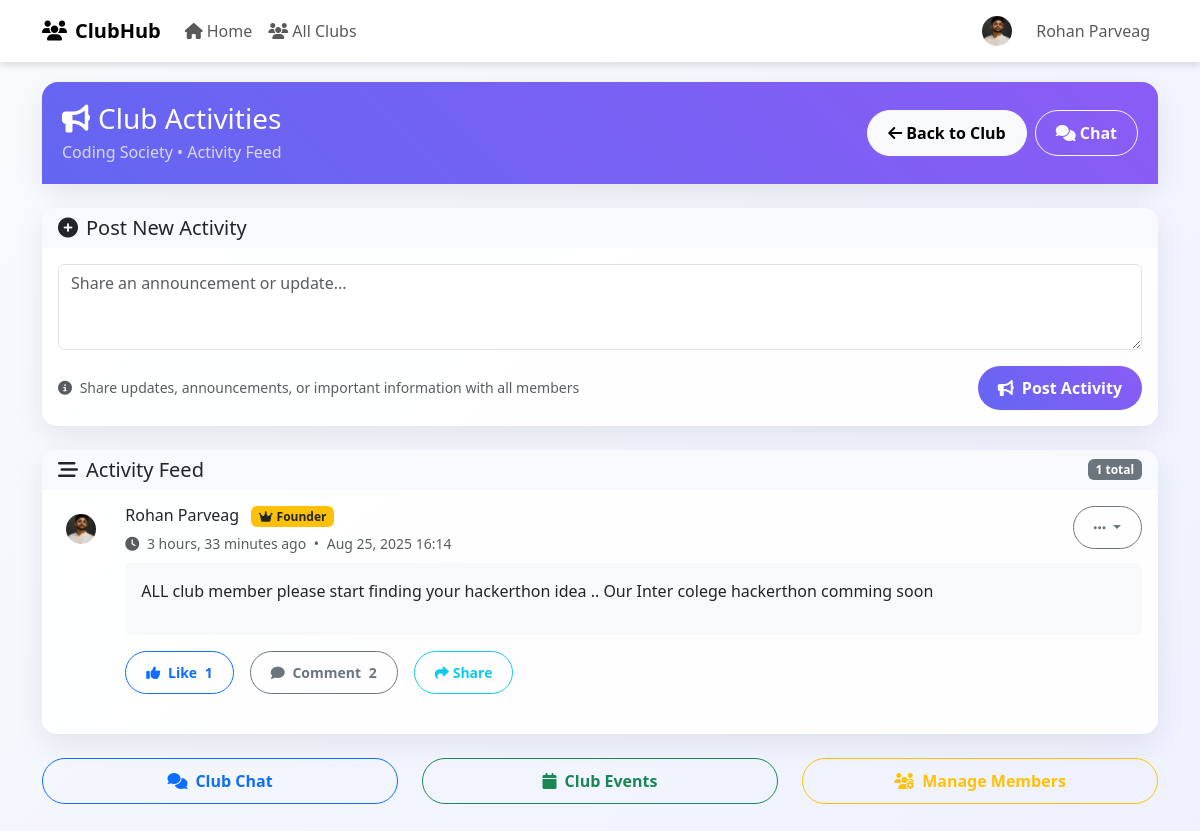
/clubs/EED2BA6D/activities/ (signed in), run on the app's committed database.
### account/models.py (models this page shows, shortened)
class User(AbstractUser):
    ROLE_CHOICES = [
        ('admin', 'Admin'),
        ('management', 'Management'),
        ('hod', 'Head of Department'),
        ('teacher', 'Teacher'),
        ('student', 'Student'),
    ]
    role = models.CharField(max_length=20, choices=ROLE_CHOICES)
    department = models.ForeignKey(Department, on_delete=models.SET_NULL, null=True, blank=True)
    semester = models.ForeignKey(Semester, on_delete=models.SET_NULL, null=True, blank=True)
    accessible_batches = models.ManyToManyField(Semester, blank=True, related_name="teachers")

### student/models.py (models this page shows, shortened)
class Student(models.Model):
    user = models.OneToOneField(
        settings.AUTH_USER_MODEL,
        on_delete=models.CASCADE,
        related_name="student_profile"
    )
    profile_image = models.ImageField(
        upload_to="student_profiles/",
        default='student_profiles/default_image.jpg',
    )
    phone_number = models.CharField(max_length=15, blank=True, null=True)
    session = models.CharField(max_length=20, blank=True, null=True)
    aap_id = models.CharField(max_length=50, blank=True, null=True)
    registration_number = models.CharField(max_length=50, blank=True, null=True)
    roll_no = models.CharField(max_length=20, blank=True, null=True)
    address = models.TextField(blank=True, null=True)

### club/models.py (models this page shows, shortened)
class Club(models.Model):
    name = models.CharField(max_length=255)
    unique_id = models.CharField(max_length=12, unique=True, editable=False)  # invite code
    description = models.TextField(blank=True, null=True)
    created_by = models.ForeignKey(User, on_delete=models.CASCADE, related_name="clubs_created")
    created_at = models.DateTimeField(auto_now_add=True)

class ClubActivity(models.Model):
    club = models.ForeignKey(Club, on_delete=models.CASCADE, related_name="activities")
    created_by = models.ForeignKey(User, on_delete=models.CASCADE, related_name="activities")
    content = models.TextField()
    created_at = models.DateTimeField(auto_now_add=True)
    class Meta:
        ordering = ["-created_at"]

### club/views.py (the view, shortened to what this page needs)
# urls.py: path("<str:unique_id>/activities/", views.club_activities, name="club_activities"),
@login_required
def club_activities(request, unique_id):
    club = get_object_or_404(Club, unique_id=unique_id)
    membership = ClubMember.objects.filter(club=club, user=request.user, status="active").first()
    if not membership:
        messages.error(request, "🚫 You must be a member to view activities.")
        return redirect("club:club_detail", unique_id=unique_id)
    activities = ClubActivity.objects.filter(club=club).order_by('-created_at')
    activity_form = ActivityForm()
    is_admin = membership.role in ["owner", "admin", "moderator"]
    return render(request, "club/activities.html", {
        "club": club,
        "activities": activities,
        "form": activity_form,
        "is_admin": is_admin,
        "membership": membership
    })

### club/views.py
class ActivityForm(forms.ModelForm):
    class Meta:
        model = ClubActivity
        fields = ['content']
        widgets = {
            'content': forms.Textarea(attrs={
                'class': 'form-control',
                'rows': 3,
                'placeholder': 'Share an announcement or update...'
            })
        }

### account/context_processors.py (called while the page is built)
def profile_context(request):
    if request.user.is_authenticated and hasattr(request.user, "teacherprofile"):
        return {"profile": request.user.teacherprofile}
    return {}

### shop/context_processors.py (called while the page is built)
def shop_counts(request):
    if not request.user.is_authenticated:
        return {}
    cart_count = CartItem.objects.filter(user=request.user).count()
    seller_pending_count = Order.objects.filter(
        product__seller=request.user,
        status='REQUESTED'
    ).count()
    total_count = cart_count + seller_pending_count
    return {
        'cart_count': cart_count,
        'seller_pending_count': seller_pending_count,
        'shop_total_count': total_count,
    }

### templates/club/activities.html (shortened to what this page needs)
{% extends "club_base.html" %}
{% block content %}
<div class="row">
    <div class="col-12">
        <div class="card mb-4">
            <div class="club-header">
                <div class="d-flex justify-content-between align-items-center">
                    <div>
                        <h3 class="mb-1">
                            <i class="fas fa-bullhorn me-2"></i>Club Activities
                        </h3>
                        <p class="mb-0 opacity-75">{{ club.name }} • Activity Feed</p>
                    </div>
                    <div class="d-flex gap-2">
                        <a href="{% url 'club:club_detail' club.unique_id %}" class="btn btn-light">
                            <i class="fas fa-arrow-left me-1"></i>Back to Club
                        </a>
                        <a href="{% url 'club:club_chat' club.unique_id %}" class="btn btn-outline-light">
                            <i class="fas fa-comments me-1"></i>Chat
                        </a>
                    </div>
                </div>
            </div>
        </div>
        <div class="row">
            {% if is_admin %}
            <div class="col-12 mb-4">
                <div class="card">
                    <div class="card-header">
                        <h5 class="mb-0">
                            <i class="fas fa-plus-circle me-2"></i>Post New Activity
                        </h5>
                    </div>
                    <div class="card-body">
                        <form method="post">
                            <div class="mb-3">
                                {{ form.content }}
                            </div>
                            <div class="d-flex justify-content-between align-items-center">
                                <small class="text-muted">
                                    <i class="fas fa-info-circle me-1"></i>
                                    Share updates, announcements, or important information with all members
                                </small>
                                <button type="submit" class="btn btn-primary">
                                    <i class="fas fa-bullhorn me-2"></i>Post Activity
                                </button>
                            </div>
                        </form>
                    </div>
                </div>
            </div>
            {% endif %}
            <div class="col-12">
                <div class="card">
                    <div class="card-header d-flex justify-content-between align-items-center">
                        <h5 class="mb-0">
                            <i class="fas fa-stream me-2"></i>Activity Feed
                        </h5>
                        <span class="badge bg-secondary">{{ activities|length }} total</span>
                    </div>
                    <div class="card-body">
                        {% for activity in activities %}
                        <div class="activity-item d-flex mb-4 {% if not forloop.last %}border-bottom pb-4{% endif %}">
                            <div class="rounded-circle bg-gradient p-2 text-white me-2">
                            {% if activity.created_by.student_profile.profile_image %}
                              <img src="{{ activity.created_by.student_profile.profile_image.url }}"
                                   alt="{{ activity.created_by.get_full_name|default:activity.created_by.username }}"
                                   class="rounded-circle"
                                   style="width: 30px; height: 30px; object-fit: cover;">
                            {% else %}
                              <i class="fas fa-user"></i>
                            {% endif %}
                            </div>
                            <div class="flex-grow-1">
                                <div class="d-flex justify-content-between align-items-start mb-2">
                                    <div>
                                        <h6 class="mb-1">
                                            {{ activity.created_by.get_full_name|default:activity.created_by.username   }}
                                            {% if activity.created_by == club.created_by %}
                                                <span class="badge bg-warning text-dark ms-2">
                                                    <i class="fas fa-crown me-1"></i>Founder
                                                </span>
                                            {% endif %}
                                        </h6>
                                        <small class="text-muted">
                                            <i class="fas fa-clock me-1"></i>
                                            {{ activity.created_at|timesince }} ago
                                            <span class="mx-1">•</span>
                                            {{ activity.created_at|date:"M d, Y H:i" }}
                                        </small>
                                    </div>
                                    {% if is_admin and activity.created_by == user %}
                                    <div class="dropdown">
                                        <button class="btn btn-outline-secondary btn-sm dropdown-toggle"
                                                type="button"
                                                data-bs-toggle="dropdown">
                                            <i class="fas fa-ellipsis-h"></i>
                                        </button>
                                    </div>
                                    {% endif %}
                                </div>
                                <div class="activity-content">
                                    <div class="p-3 bg-light rounded">
                                        <p class="mb-0">{{ activity.content|linebreaks }}</p>
                                    </div>
                                </div>
                                <div class="mt-3 d-flex gap-3">
                                    <button id="like-btn-{{ activity.id }}" class="btn btn-outline-primary btn-sm" onclick="likeActivity({{ activity.id }})">
                                        <i class="fas fa-thumbs-up me-1"></i>
                                        Like <span class="ms-1">{{ activity.likes.count }}</span>
                                    </button>
                                    <button class="btn btn-outline-secondary btn-sm" onclick="toggleComments({{ activity.id }})">
                                        <i class="fas fa-comment me-1"></i>
                                        Comment <span class="ms-1">{{ activity.comments.count }}</span>
                                    </button>
                                    <button class="btn btn-outline-info btn-sm" onclick="shareActivity({{ activity.id }})">
                                        <i class="fas fa-share me-1"></i>Share
                                    </button>
                                </div>
                        {% endfor %}
                    </div>
                </div>
            </div>
        </div>
        <div class="row mt-4">
            <div class="col-md-4 mb-2">
                <a href="{% url 'club:club_chat' club.unique_id %}" class="btn btn-outline-primary w-100">
                    <i class="fas fa-comments me-2"></i>Club Chat
                </a>
            </div>
            <div class="col-md-4 mb-2">
                <a href="{% url 'club:club_events' club.unique_id %}" class="btn btn-outline-success w-100">
                    <i class="fas fa-calendar me-2"></i>Club Events
                </a>
            </div>
            <div class="col-md-4 mb-2">
                {% if is_admin %}
                <a href="{% url 'club:manage_members' club.unique_id %}" class="btn btn-outline-warning w-100">
                    <i class="fas fa-users-cog me-2"></i>Manage Members
                </a>
                {% else %}
                <button class="btn btn-outline-secondary w-100" onclick="shareClub()">
                    <i class="fas fa-share me-2"></i>Share Club
                </button>
                {% endif %}
            </div>
        </div>
    </div>
</div>
{% endblock %}

### templates/club_base.html (shortened to what this page needs)
{% load static %}
<!DOCTYPE html>
<html lang="en">
<head>
  <link href="https://cdnjs.cloudflare.com/ajax/libs/bootstrap/5.3.0/css/bootstrap.min.css" rel="stylesheet">
  <link href="https://cdnjs.cloudflare.com/ajax/libs/font-awesome/6.4.0/css/all.min.css" rel="stylesheet">
</head>
<body>
<nav class="navbar navbar-expand-lg navbar-light">
  <div class="container">
    <a class="navbar-brand fw-bold" href="{% url 'club:club_list' %}">
      <i class="fas fa-users me-2"></i>ClubHub
    </a>
    <div class="collapse navbar-collapse" id="navbarNav">
      <ul class="navbar-nav me-auto">
        <li class="nav-item">
          <a class="nav-link {% if request.resolver_match.url_name == 'student_dashboard' %}active{% endif %}" href="{% url 'student_dashboard' %}">
            <i class="fas fa-home me-1"></i>Home
          </a>
        </li>
        <li class="nav-item">
          <a class="nav-link {% if request.resolver_match.url_name == 'club_list' %}active{% endif %}" href="{% url 'club:club_list' %}">
            <i class="fas fa-users me-1"></i>All Clubs
          </a>
        </li>
      </ul>
        <ul class="navbar-nav">
          {% if user.is_authenticated %}
            <li class="nav-item d-flex align-items-center">
              <div class="rounded-circle bg-gradient p-2 text-white me-2">
                {% if user.student_profile.profile_image %}
                  <img src="{{ user.student_profile.profile_image.url }}"
                       alt="{{ user.get_full_name|default:user.username }}"
                       class="rounded-circle"
                       style="width: 30px; height: 30px; object-fit: cover;">
                {% else %}
                  <i class="fas fa-user"></i>
                {% endif %}
              </div>
              <span class="nav-link mb-0">{{ user.get_full_name|default:user.username }}</span>
            </li>
          {% endif %}
        </ul>
      </div>
    </div>
  </nav>
  <div class="container main-content">
    {% block content %}{% endblock %}
  </div>
</body>
</html>

### templates/club_base.html (style rules this page uses)
.club-header { background: linear-gradient(135deg, #4e73df, #1cc88a); color: white; padding: 2rem; border-radius: 1rem 1rem 0 0; }
.card { border: none; border-radius: 1rem; box-shadow: 0 4px 20px rgba(0,0,0,0.05); transition: transform 0.2s ease, box-shadow 0.2s ease; }
.btn { border-radius: 0.75rem; }
.card-header { background: #f8f9fc; font-weight: 600; border-bottom: none; border-radius: 1rem 1rem 0 0 !important; }
:root { --brand-gradient: linear-gradient(45deg, #6366f1, #8b5cf6); --primary-color: #6366f1; --secondary-color: #8b5cf6; --success-color: #10b981; --warning-color: #f59e0b; --danger-color: #ef4444; --dark-color: #1f2937; --light-color: #f8fafc; }
body { min-height: 100vh; font-family: 'Segoe UI', Tahoma, Geneva, Verdana, sans-serif; background: linear-gradient(135deg, #f9fafc 0%, #eef2ff 100%); background-attachment: fixed; }
.navbar { background: rgba(255, 255, 255, 0.95); backdrop-filter: blur(10px); box-shadow: 0 4px 6px rgba(0,0,0,0.1); }
.main-content { margin-top: 20px; margin-bottom: 40px; }
.card { border: none; border-radius: 15px; background: rgba(255, 255, 255, 0.9); box-shadow: 0 10px 30px rgba(0,0,0,0.08); transition: transform 0.3s ease, box-shadow 0.3s ease; }
.btn { border-radius: 25px; padding: 10px 20px; font-weight: 600; transition: all 0.3s ease; }
.btn-primary { background: var(--brand-gradient); border: none; }
.club-header { background: var(--brand-gradient); color: white; padding: 20px; }

### data on the page
User: student_profile.profile_image (picture), get_full_name "Rohan Parveag"
Club: name "Coding Society"
ClubActivity: created_by.student_profile.profile_image (picture), created_by.get_full_name "Rohan Parveag", shows "Founder", created_at "3 hours, 33 minutes", created_at "Aug 25, 2025 16:14", content "ALL club member please start finding your hackerthon idea .. Our Inter colege hackerthon comming soon", likes.count "1", comments.count "2"

### other printed values
{{ activities|length }} "1"
